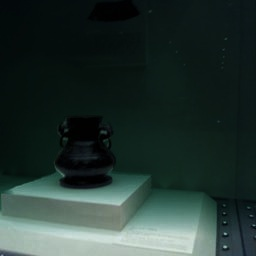
#> input picture imgs/underwater2.jpg, 256 x 256 px, found by its file name
$ python main.py
#> lines starting #> are read from the running program, lines starting #| are printed output that depends on the picture; pictures that were not available may be replaced by others from this repository, and a replacement may not be noted
### utils.py
import numpy as np
def water_type(type):
    if type==1:
        bgr=[0.982,0.961,0.805]
    elif type==2:
        bgr=[0.975,0.955,0.804]
    elif type==3:
        bgr=[0.968,0.950,0.830]
    elif type==4:
        bgr=[0.940,0.925,0.800]
    elif type==5:
        bgr=[0.890,0.885,0.750]
    elif type==6:
        bgr=[0.875,0.885,0.750]
    elif type==7:
        bgr=[0.800,0.820,0.710]
    elif type==8:
        bgr=[0.670,0.730,0.670]
    elif type==9:
        bgr=[0.500,0.610,0.620]
    elif type==10:
        bgr=[0.290,0.460,0.550]
    return np.array(bgr)

def value_to_deep(x, min, max):
    y=(max-min)/255*x+min
    return y

### main.py
import cv2
import os
from utils import *
import numpy as np
from tqdm import trange
import argparse

parser = argparse.ArgumentParser()
parser.add_argument('--root_img', type=str, default='', help='the root of RGB images')
parser.add_argument('--root_deep', type=str, default='', help='the root of deepth images')
parser.add_argument('--root_save', type=str, default='', help='the root of synthesised underwater images')
parser.add_argument('--atmospheric', type=float, default=0.8, help='the value of global atmospheric light')
parser.add_argument('--watertype', type=int, default=5, help='watertype, from 1 to 10')

opt = parser.parse_args()

root_img=opt.root_img
root_deep=opt.root_deep
root_save=opt.root_save

if not os.path.exists(root_save):
    os.makedirs(root_save)

img_list=os.listdir(root_img)
deep_list=os.listdir(root_deep)
A=opt.atmospheric
watertype=opt.watertype

for i in trange(len(img_list)):
    depth_img=cv2.imread(os.path.join(root_deep, deep_list[i]),0)
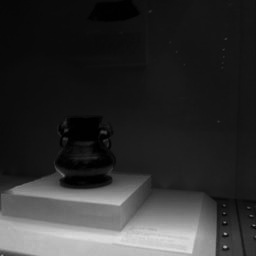
#> depth_img: shape (256, 256); min 0, max 224, mean 47.2
    img=cv2.imread(os.path.join(root_img, img_list[i]))
#> img is the input picture: shape (256, 256, 3); mean B, G, R 48.2, 52.6, 36.3

    depth=value_to_deep(depth_img,0.5,10)
#> in value_to_deep, `y=(max-min)/255*x+min`:
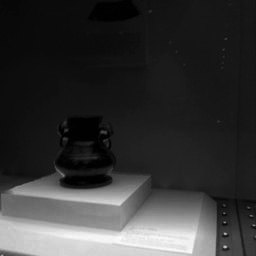
#> y: shape (256, 256) float64; min 0.5, max 8.85, mean 2.26; drawn with min black and max white

    n=water_type(watertype)
    B=n[0]**depth
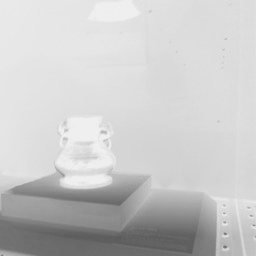
#> B: shape (256, 256) float64; min 0.357, max 0.943, mean 0.789
    G=n[1]**depth
    R=n[2]**depth
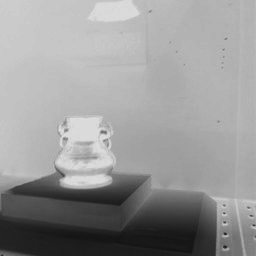
#> R: shape (256, 256) float64; min 0.0785, max 0.866, mean 0.595

    B = np.expand_dims(B, axis=2)
    G = np.expand_dims(G, axis=2)
    R = np.expand_dims(R, axis=2)

    t=np.concatenate([B,G,R],axis=2)
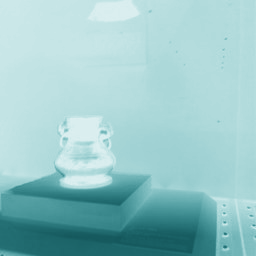
#> t: shape (256, 256, 3) float64; mean of channels 0, 1, 2 0.789, 0.781, 0.595; drawn as B, G, R

    final=img*t+A*(1-t)
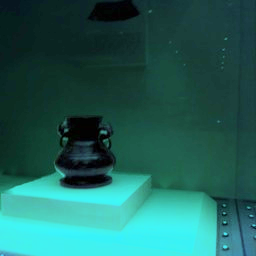
#> final: shape (256, 256, 3) float64; mean B, G, R 29.6, 31.9, 10.6; drawn with min black and max white
    cv2.imwrite(os.path.join(root_save,img_list[i]),final)
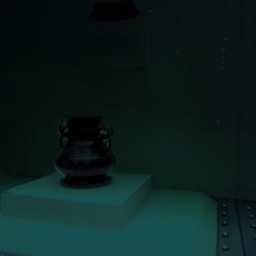
#> saved as underwater2.jpg: shape (256, 256, 3); mean B, G, R 29.6, 31.9, 10.6
